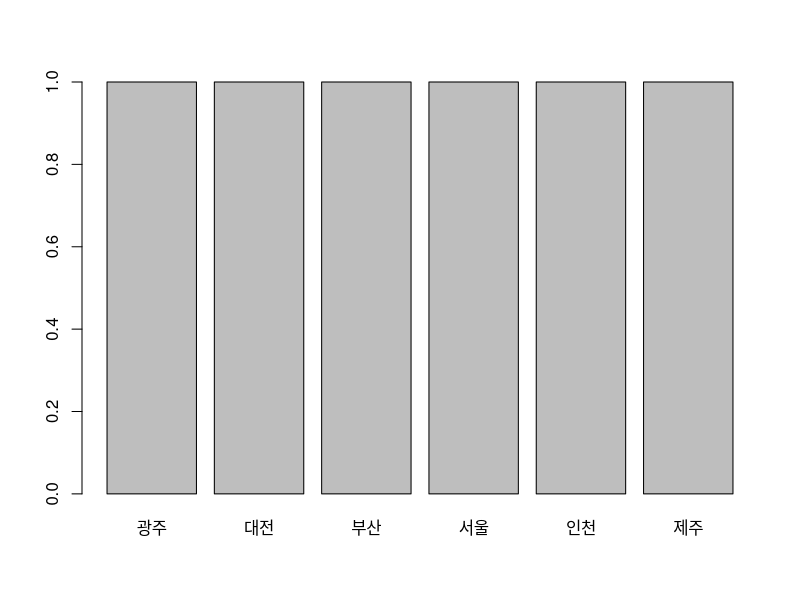

Source code (R):
10+20
30+40

10*2

#숫자형
20-30

#변수
c<-sum(10,20,30)


#문자형

c1 <-"r program"
c1

#논리형
3 & 0 # false
3&1  #true

!0  # true <--> false
!3  # false <--> true


#na형 =-  null


#factor형
c4 <-c(1,2,1,2,1,2)
c3 <-c('서울','부산','인천','대전','광주','제주')

fa <-factor(c3)

plot(fa)

#날짜와 시간
Sys.Date()
Sys.time()
substr(Sys.Date(),1,4) #연 정보
substr(Sys.Date(),6,7) #월 정보
substr(Sys.Date(),9,10) #일 정보
substr(Sys.time(),12,19) # 시간:분:초

#날짜로 변환
f1 <-'2018-12-31'
f2 <-'2018-10-31'
d1 <-as.Date(f1) 
d2 <-as.Date(f2)
d1-d2
as.Date('16-12-2016', format ="%d-%m-%Y")
as.Date('2016-12-16', format="%Y 년 %m월 %d일")
#현재 날짜부터 30일 이후의 날
as.Date(30,origin=Sys.Date())
